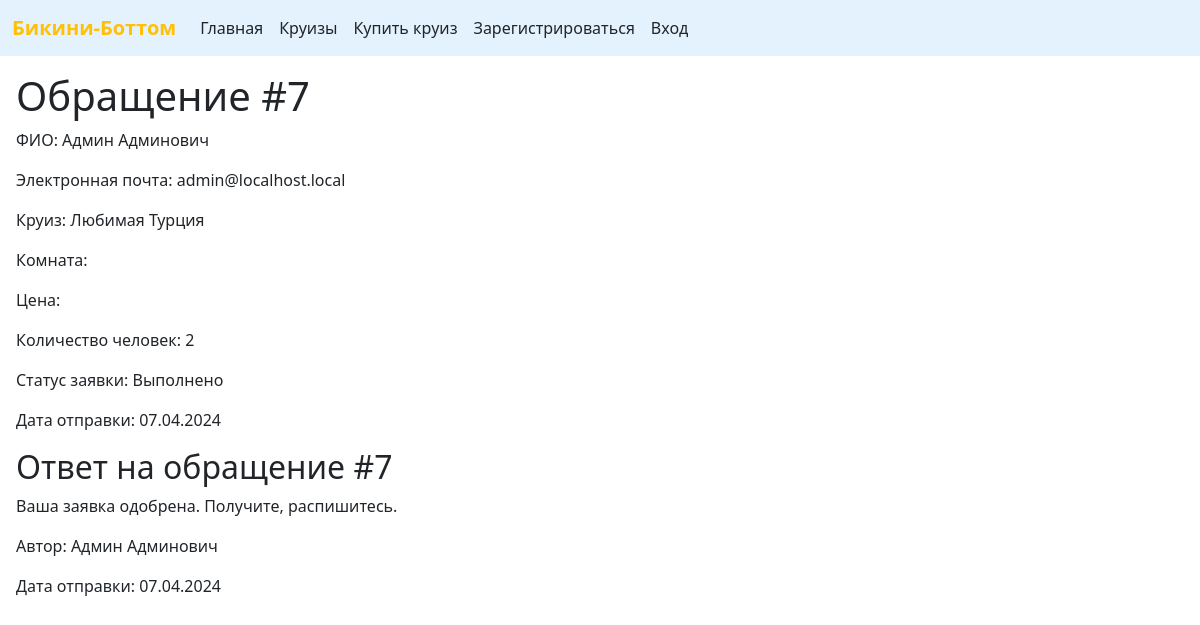
Screenshot of /appeal/view/63da7861463e69614877f49c2c47baae5c310064a31239a5d33ace0b23df702b with the database file from the repository.
### appeal/models.py (models this page shows, shortened)
class Appeal(models.Model):
    STATUS_CHOICE = (("a", "В обработке"),
                     ("b", "Выполнено"),
                     ("c", "Отклонено"))
    user = models.ForeignKey(User, on_delete=models.CASCADE, related_name='appeals',
        null=True, default=None, verbose_name='Пользователь')
    cruise = models.ForeignKey(Cruise, on_delete=models.CASCADE, related_name='appeals',
        null=True, default=None, verbose_name='Круиз')
    room = models.ForeignKey(Room, on_delete=models.CASCADE, related_name='appeals',
        null=True, default=None, verbose_name='Комната')
    status = models.CharField(max_length=100, verbose_name='Статус', choices=STATUS_CHOICE, default='a')
    capacity = models.CharField(max_length=60, verbose_name='Количество человек')
    contact = models.CharField(max_length=128, verbose_name='Контактая информация')
    email = models.EmailField("Электронная почта", blank=False)
    uid = models.CharField(max_length=64, blank=True, null=False, db_index=True, unique=True)
    date = models.DateTimeField("Дата отправки", auto_now_add=True)
    class Meta:
        verbose_name = 'Обращение'
        verbose_name_plural = 'Обращения'

class Answer(models.Model):
    text = models.TextField(blank=False)
    file = models.FileField(upload_to='answer/%Y/%m/%d', blank=True, null=True)
    author = models.ForeignKey(User, on_delete=models.CASCADE, verbose_name='Профиль')
    send_date = models.DateTimeField('Дата отправки', auto_now_add=True)
    update_date = models.DateTimeField('Дата редактирования', auto_now=True)
    appeal = models.OneToOneField(Appeal, on_delete=models.CASCADE, related_name='answer', verbose_name='Заявка')
    class Meta:
        verbose_name = 'Ответ'
        verbose_name_plural = 'Ответы'
        ordering = ('-send_date', '-update_date')

### cruise_list/models.py (models this page shows, shortened)
class Cruise(models.Model):
    title = models.CharField(max_length=128, verbose_name='Название')
    time = models.CharField(max_length=60, verbose_name='Время круиза')
    cities = models.CharField(max_length=128, verbose_name='Название городов')
    discription =models.TextField(verbose_name='Описание')
    price = models.CharField(max_length=100, verbose_name='Цена')
    is_active = models.BooleanField(verbose_name='Активен', default=True, db_index=True)
    publish_date = models.DateTimeField(auto_now_add=True, db_index=True, verbose_name='Дата публикации')
    edit_date = models.DateTimeField(auto_now=True, db_index=True, verbose_name='Дата редактирования')
    image = models.ImageField(upload_to='%Y/%m/%d', blank=True, null=True)
    view = models.CharField(max_length=128, verbose_name='Просмотры')
    class Meta:
        verbose_name = 'Маршруты и корабли'
        verbose_name_plural = 'Маршруты и корабли'
        ordering = ('-publish_date', '-edit_date')

### appeal/views.py (the view)
# urls.py: path('view/<slug:uid>', views.AppealDetailView.as_view(), name='view')
class AppealDetailView(DetailView):
    model = Appeal
    template_name = 'appeal/appeal_detail.html'
    context_object_name = 'appeal'
    slug_field = 'uid'
    slug_url_kwarg = 'uid'

### appeal/templates/appeal/appeal_detail.html (shortened to what this page needs)
{% extends 'root.html'%}
{% block content %}
<div class="ms-3 mt-3">
  <h1>Обращение #{{ appeal.id }}</h1>
  <p>ФИО: {{ appeal.contact }}</p>
  <p>Электронная почта: {{ appeal.email }}</p>
  <p>Круиз: {{ appeal.cruise.title }}</p>
  <p>Комната: {{ appeal.room.get_category_display }}</p>
  <p>Цена: {{ appeal.room.price }}</p>
  <p>Количество человек: {{ appeal.capacity }}</p>
  <p>Статус заявки: {{ appeal.get_status_display }}</p>
  <p>Дата отправки: {{ appeal.date|date:'d.m.Y' }}</p>
  {% if appeal.answer %}
    <div>
      <h2>Ответ на обращение #{{ appeal.id }}</h2>
      {% with appeal.answer as answer %}
      <p>{{ answer.text }}</p>
      <p>Автор: {{ answer.author.get_full_name }}</p>
      <p>Дата отправки: {{ answer.send_date|date:'d.m.Y' }}</p>
      {% endwith %}
    </div>
  {% else %}
  <div>
    <h2>Ожидайте ответ на ваше обращение!</h2>
  </div>
  {% endif %}
</div>
{% endblock %}

### rows the page displays
Appeal: id "7", contact "Админ Админович", email "admin@localhost.local", cruise "Любимая Турция", capacity "2", status "Выполнено", date "07.04.2024"
Answer: text "Ваша заявка одобрена. Получите, распишитесь.", author.get_full_name "Админ Админович", send_date "07.04.2024"
